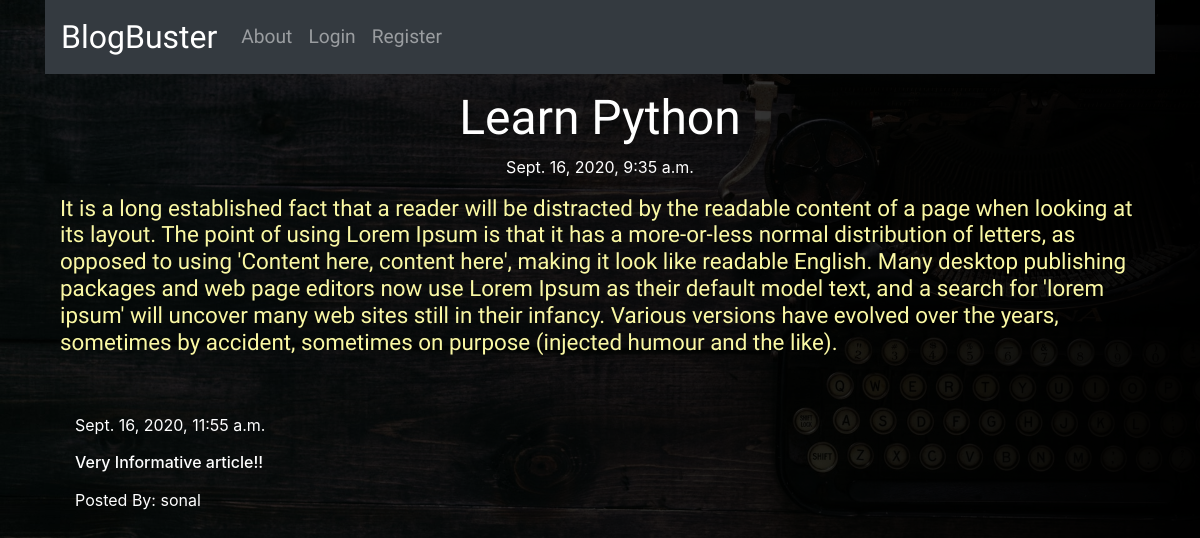
The app's page /post/4/ with its own data.
### blog/models.py (models this page shows, shortened)
class Post(models.Model):
    author = models.ForeignKey(User,on_delete=models.SET(get_dummy_user))
    title = models.CharField(max_length=264)
    text = models.TextField()
    create_date = models.DateTimeField(default=timezone.now)
    published_date = models.DateTimeField(blank=True,null=True)

class Comment(models.Model):
    post = models.ForeignKey('blog.Post',related_name='comments',on_delete=models.CASCADE)
    author = models.CharField(max_length=64)
    text = models.TextField()
    create_date = models.DateTimeField(default=timezone.now)
    approved_comment = models.BooleanField(default=False)

### blog/views.py (the view)
# urls.py: path('post/<int:pk>/',views.PostDetailView.as_view(),name='post_detail'),
class PostDetailView(DetailView):
    model = Post

### blog/templates/blog/post_detail.html (shortened to what this page needs)
{% extends 'base.html' %}
{% block content %}
<div class="centerstage">
    <h2 class="post-title loader">{{post.title}}</h2>
    {% if post.published_date %}
    <div class="date postdate">
        {{post.published_date}}
    </div>
    {% endif %}
    {% if post.published_date %}
    <h5 class="postcontent">{{post.text|safe|linebreaks}}</h5>
    {% elif not post.published_date and user.is_authenticated  and post.author == request.user%}
    <a  class="btn btn-success" href="{% url 'post_publish' pk=post.pk %}">Publish The Article!</a>
    <h5 class="postcontent">{{post.text|safe|linebreaks}}</h5>
    {% else %}
    <h3><em>Work in progress...</em></h3>
    {% endif %}
    <hr>
    <div class="container">
        {% for comment in post.comments.all %}
        <br>
        {% if comment.approved_comment  %}
        {{comment.create_date}}
        <h6>{{comment.text|safe|linebreaks}}</h6>
        <p>Posted By: {{comment.author}}</p>
        {%endif%}
        {% empty %}
        <p>No comments yet..</p>
        {% endfor %}
    </div>
</div>
{% endblock %}

### blog/static/css/blog.css (style rules this page uses)
body { background-image: linear-gradient(to right, #00000081,#000000f8), url('../images/back-ground1.jpg'); background-position: center; background-size: cover; color: white; }
.loader { filter:hue-rotate(0deg); color: linear-gradient(45deg,rgb(0, 255, 115),rgb(0, 255, 170)); animation:hue 5000ms infinite linear; }
.centerstage { margin: auto; }
.postdate { text-align: center; }
.post-title { font-family: 'Grandstander', sans-serif; font-size: 3em; text-align: center; margin-top: 15px; }
.postcontent { font-family: 'Grandstander', cursive; font-size: 1.4em; color: #faf8a4; }
.centerstage { margin-left: auto; margin-right: auto; }

### records on screen
Post: title "Learn Python", published_date "Sept. 16, 2020, 9:35 a.m.", text "It is a long established fact that a reader will be distracted by the readable content of a page when looking at its layout. The point of using Lorem Ipsum is that it has a more-or-less normal distribution of letters, as opposed to using 'Content here, content here', making it look like readable English. Many desktop publishing packages and web page editors now use Lorem Ipsum as their default model text, and a search for 'lorem ipsum' will uncover many web sites still in their infancy. Various versions have evolved over the years, sometimes by accident, sometimes on purpose (injected humour and the like)."
Comment: create_date "Sept. 16, 2020, 11:55 a.m.", text "Very Informative article!!", author "sonal"
